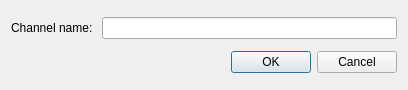
<?xml version="1.0" encoding="UTF-8"?>
<ui version="4.0">
 <class>ChannelDialog</class>
 <widget class="QDialog" name="ChannelDialog">
  <property name="geometry">
   <rect>
    <x>0</x>
    <y>0</y>
    <width>408</width>
    <height>90</height>
   </rect>
  </property>
  <property name="sizePolicy">
   <sizepolicy hsizetype="Expanding" vsizetype="Preferred">
    <horstretch>0</horstretch>
    <verstretch>0</verstretch>
   </sizepolicy>
  </property>
  <property name="windowTitle">
   <string>New Channel Dialog</string>
  </property>
  <layout class="QVBoxLayout" name="verticalLayout">
   <item>
    <layout class="QHBoxLayout" name="horizontalLayout">
     <item>
      <widget class="QLabel" name="label">
       <property name="text">
        <string>Channel name: </string>
       </property>
      </widget>
     </item>
     <item>
      <widget class="QLineEdit" name="channelNameLineEdit"/>
     </item>
    </layout>
   </item>
   <item>
    <widget class="QDialogButtonBox" name="buttonBox">
     <property name="orientation">
      <enum>Qt::Horizontal</enum>
     </property>
     <property name="standardButtons">
      <set>QDialogButtonBox::Cancel|QDialogButtonBox::Ok</set>
     </property>
    </widget>
   </item>
  </layout>
 </widget>
 <resources/>
 <connections>
  <connection>
   <sender>buttonBox</sender>
   <signal>accepted()</signal>
   <receiver>ChannelDialog</receiver>
   <slot>accept()</slot>
   <hints>
    <hint type="sourcelabel">
     <x>248</x>
     <y>254</y>
    </hint>
    <hint type="destinationlabel">
     <x>157</x>
     <y>274</y>
    </hint>
   </hints>
  </connection>
  <connection>
   <sender>buttonBox</sender>
   <signal>rejected()</signal>
   <receiver>ChannelDialog</receiver>
   <slot>reject()</slot>
   <hints>
    <hint type="sourcelabel">
     <x>316</x>
     <y>260</y>
    </hint>
    <hint type="destinationlabel">
     <x>286</x>
     <y>274</y>
    </hint>
   </hints>
  </connection>
 </connections>
</ui>
